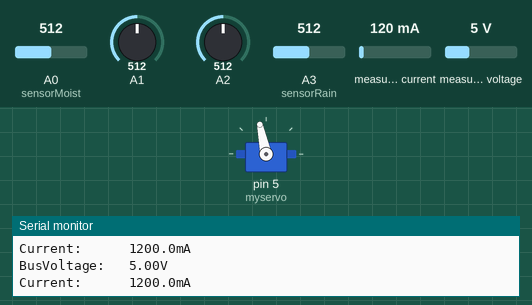
Simulated run of this sketch. Board: Arduino Uno, built with avr-gcc and run on an emulated ATmega328P. Shown: servo, the last lines printed to the serial monitor. Wiring (inferred from the names in the program): INA219 current sensor at I2C address 0x45. The test bench sets the inputs (shaded band); at power-on: A1 = 512, A2 = 512, A0 (sensorMoist) = 512, A3 (sensorRain) = 512, measured current 120 mA, measured voltage 5 V. No radio packets arrive unless stated.

Above: at 2.9 s.
3.0 s: A1 set to 545
At 3.59 s:
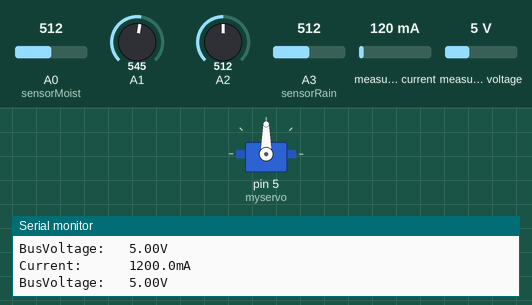
At 4.19 s:
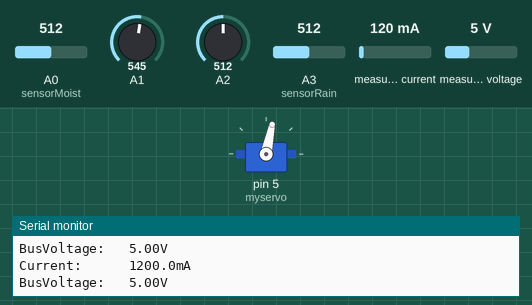
6.0 s: A1 set to 306
9.0 s: A2 set to 338
12.0 s: A2 set to 311
At 12.0 s:
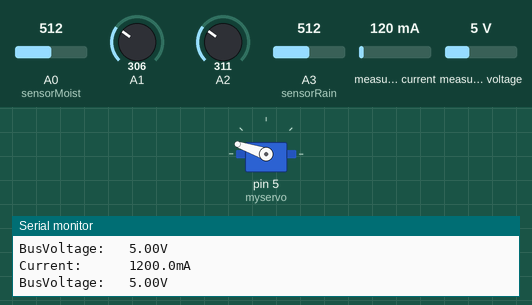
13.5 s: A2 set to 298
15.0 s: A2 set to 276
At 22.3 s:
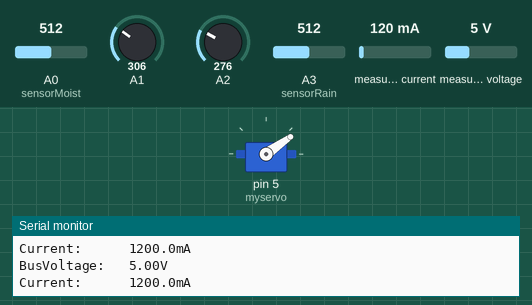
Timing chart, 0 to 22.6 s (numbered marks = the images above; inputs shaded):
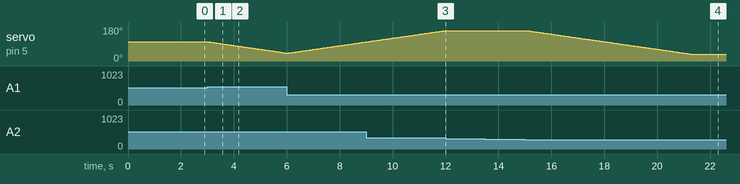

Measured:
- the behaviour switches between 530 and 531 on A1 (found by bisection; images 0 and 1)
- the behaviour switches between 325 and 324 on A2 (found by bisection; images 2 and 3)
- the behaviour switches between 288 and 287 on A2 (found by bisection; images 3 and 4)
- after the input at 3.0 s, servo on pin 5 (myservo): moves from 102° to 42° over 3.0 s, starting at once
- after the input at 12.0 s, servo on pin 5 (myservo): stays 161° (without the input it goes to 162° after 0.04 s)
- after the input at 15.0 s, servo on pin 5 (myservo): moves from 161° to 35° over 6.3 s, starting after 0.09 s

The sketch:

Node_1.ino
```cpp
#include <SPI.h>
#include <LoRa.h>
#include <Servo.h>

#include <Wire.h>
#include "DFRobot_INA219.h"

DFRobot_INA219_IIC ina219(&Wire, INA219_I2C_ADDRESS4);

// Revise the following two paramters according to actula reading of the INA219 and the multimeter
// for linearly calibration
float ina219Reading_mA = 1000;
float extMeterReading_mA = 1000;

// Sensor pins
#define sensorMoist A0
#define sensorRain A3

#define tolerance 18
Servo myservo;

unsigned int temp1, temp2;

signed int temp3;

unsigned long startMillis = 0;
const long interval = 10;

unsigned long startMillis1 = 0;
const long interval1 = 50;
int servo_pos;

int valMoist;
int valRain;
int map_value = 0;

unsigned long soilSensorMillis = 0;
unsigned long rainSensorMillis = 0;
unsigned long receiveMillis = 0;

// String inString = "";
// bool modeSwitch = 0;

unsigned long recMillis = 0; // millis for changing to receiving mode
String inString = "";
int val = 0;
bool temp = 0;

unsigned long startMillis_clearString = 0;
const long clearString_interval = 500;

void setup()
{

    // For debugging
    Serial.begin(9600);

    // Init and debugging Lora's Initialization
    while (!Serial)
        ;

    if (!LoRa.begin(433E6))
    { // or 915E6, the MHz speed of yout module
        Serial.println("Starting LoRa failed!");
        while (1)
            ;
    }
    Serial.println("LoRa Sender");

    // Variables init
    valMoist = 0;
    valRain = 0;

    while (ina219.begin() != true)
    {
        Serial.println("INA219 begin faild");
        delay(2000);
    }
    ina219.linearCalibrate(ina219Reading_mA, extMeterReading_mA);

    /*START Servo Setup*/
    delay(250);
    myservo.attach(5);
    myservo.write(102);
    delay(1000);

    temp1 = analogRead(A2);
    delayMicroseconds(250);
    temp2 = analogRead(A1);
    delayMicroseconds(250);
    temp3 = temp2 - temp1;
    Serial.println(temp3);

    // sun 180 degree (Sunrise)
    if (temp3 <= -900)
    {
        servo_pos = 155;
        myservo.write(servo_pos);
        delay(500);
    }

    // between Sunrise and Noon
    if (temp3 >= -900 && temp3 <= -20)
    {
        servo_pos = 130;
        myservo.write(servo_pos);
        delay(500);
    }

    // sun 90 degree (Noon)
    if (temp3 >= -20 && temp3 <= 20)
    {
        servo_pos = 102;
        myservo.write(servo_pos);
        delay(500);
    }

    // between Noon and Susnet
    if (temp3 >= 20 && temp3 <= 900)
    {
        servo_pos = 60;
        myservo.write(servo_pos);
        delay(500);
    }

    // sun 0 degree (Sunset)
    if (temp3 >= 900)
    {
        servo_pos = 40;
        myservo.write(servo_pos);
        delay(500);
    }

    /*END Servo Setup*/
}

void loop()
{
    // We using millis here
    unsigned long currentMillis = millis();

    // Read Moisture sensor every 500ms
    if (currentMillis - soilSensorMillis >= 100)
    {
        soilSensorMillis = currentMillis;
        valMoist = analogRead(sensorMoist);
        // Serial.println(valMoist);

        map_value = map(valMoist, 290, 480, 100, 0);

        if (map_value < 0)
        {
            map_value = 0;
        }
        // Serial.print("Moisture: ");
        // Serial.println(valMoist);
    }

    // Read Moisture sensor every 500ms
    if (currentMillis - rainSensorMillis >= 200)
    {
        rainSensorMillis = currentMillis;
        valRain = analogRead(sensorRain);

        Serial.print("BusVoltage:   ");
        Serial.print(ina219.getBusVoltage_V(), 2);
        Serial.println("V");
        // Serial.print("ShuntVoltage: ");
        // Serial.print(ina219.getShuntVoltage_mV(), 3);
        // Serial.println("mV");
        Serial.print("Current:      ");
        Serial.print(ina219.getCurrent_mA(), 1);
        Serial.println("mA");
        // Serial.print("Power:        ");
        // Serial.print(ina219.getPower_mW(), 1);
        // Serial.println("mW");
        Serial.println("");
        // Serial.print("Rain: ");
        // Serial.println(valRain);
    }

    // if (modeSwitch == 0)
    // {
    //     // For become a receiving module each 100ms to receiving ID "1"
    //     if (currentMillis - receiveMillis >= 200)
    //     {
    //         receiveMillis = currentMillis;
    //         // trying to parse packet
    //         int packetSize = LoRa.parsePacket();
    //         if (packetSize)
    //         {
    //             // read packet (có thể chuyển thành "while" thành "if" để xem thế nào)
    //             while (LoRa.available())
    //             {
    //                 int inChar = LoRa.read();
    //                 inString += (char)inChar;
    //                 val = inString.toInt();
    //                 if (inString == "1")
    //                 {
    //                     modeSwitch = 1;
    //                     Serial.println(modeSwitch);
    //                 }
    //             }
    //             inString = "";
    //             // LoRa.packetRssi();
    //         }
    //     }
    // }

    // // IF "1" Received (Viết cái này là chưa bao gồm gửi cờ chuyển mode cho LORA ESP
    // if (modeSwitch == 1)
    // {
    //     LoRa.beginPacket();
    //     LoRa.print(valMoist);
    //     LoRa.print(valRain);
    //     LoRa.endPacket();
    //     delay(50);
    //     modeSwitch = 0;
    // }

    if (currentMillis - recMillis >= 100)
    {
        recMillis = currentMillis;
        int packetSize = LoRa.parsePacket();
        if (packetSize)
        {
            while (LoRa.available())
            {
                int inChar = LoRa.read();
                inString += (char)inChar;
                val = inString.toInt();
            }

            if (inString == "1")
            {
                temp = 1;
            }

            inString = "";
        }
    }

    if (temp == 1)
    {
        // Serial.println("Checked");
        LoRa.beginPacket();
        LoRa.print(map_value);
        LoRa.print(",");
        LoRa.print(valRain);
        LoRa.print(";");
        LoRa.print(ina219.getBusVoltage_V(), 2);
        LoRa.print(":");
        LoRa.print(ina219.getCurrent_mA(), 1);
        LoRa.endPacket();

        if (currentMillis - startMillis_clearString >= clearString_interval)
        {
            startMillis_clearString = currentMillis;
            temp = 0;
        }
    }

    /*START Control Servo*/
    if (currentMillis - startMillis >= 50)
    {
        startMillis = currentMillis;
        temp1 = analogRead(A2);
        delayMicroseconds(250);
        temp2 = analogRead(A1);
        delayMicroseconds(250);
        temp3 = temp2 - temp1;
    }

    if (currentMillis - startMillis1 >= interval1)
    {
        startMillis1 = currentMillis;
        startMillis1 = currentMillis;
        int tempx = temp3;
        if (tempx < -tolerance)
        {
            if (servo_pos < 165)
            {
                myservo.write(servo_pos);
                servo_pos++;
            }
        }
        if (tempx > tolerance)
        {
            if (servo_pos > 35)
            {
                servo_pos--;
                myservo.write(servo_pos);
            }
        }
    }
    /*END Control Servo*/
}
```
